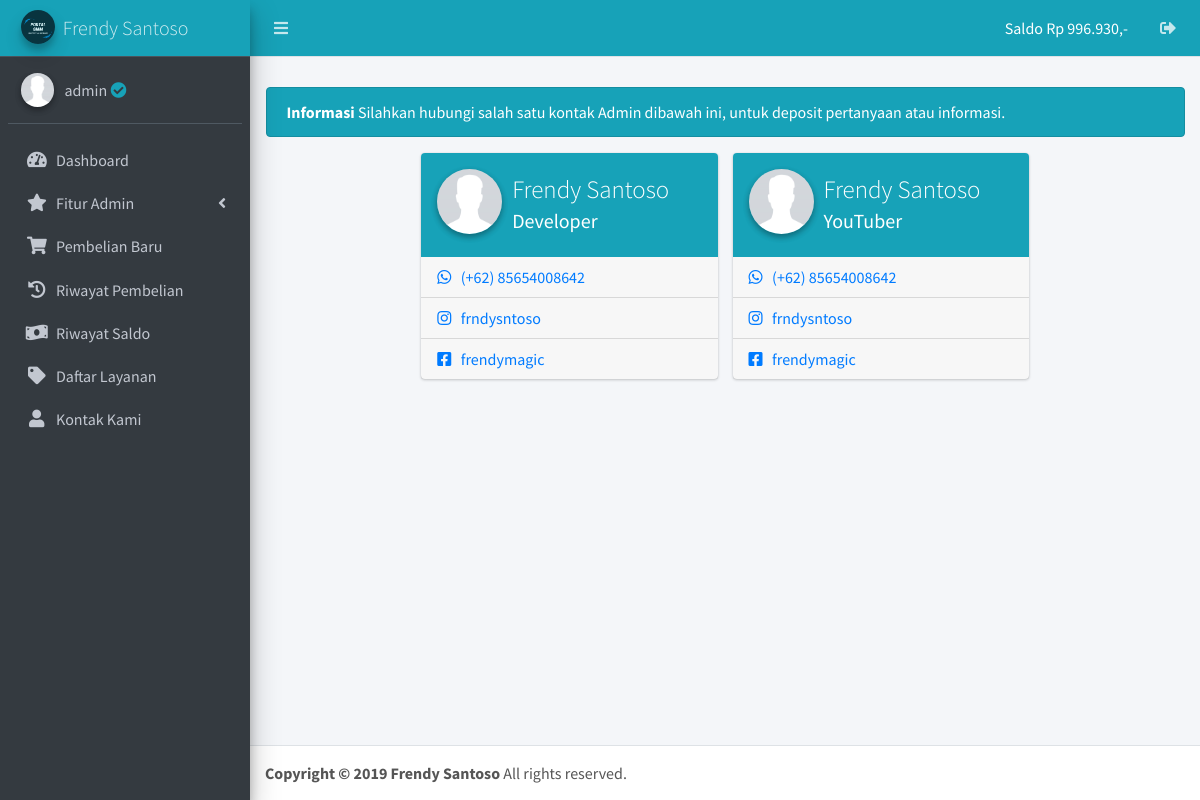
The app's page /kontak-kami/index.php (signed in) with its own data.
### tables this page shows
CREATE TABLE `user` (
  `id` int(11) NOT NULL,
  `username` varchar(50) NOT NULL,
  `password` varchar(250) NOT NULL,
  `level` varchar(50) NOT NULL,
  `saldo` bigint(20) NOT NULL,
  `saldo_terpakai` bigint(20) NOT NULL,
  `nohp` bigint(20) NOT NULL,
  `status` enum('On','Off') NOT NULL,
  `tgl_reg` varchar(30) NOT NULL
);

CREATE TABLE `kontak` (
  `id` int(11) NOT NULL,
  `nama` varchar(50) NOT NULL,
  `jabatan` varchar(50) NOT NULL,
  `whatsapp` varchar(30) NOT NULL,
  `instagram` varchar(30) NOT NULL,
  `facebook` varchar(30) NOT NULL
);

### include/data-panel.php (called while the page is built)
<?php
$judul = "Frendy Santoso";
?>

### kontak-kami/index.php (the view, shortened to what this page needs)
<?php
require '../include/function.php';
$username = $_SESSION['username'];
$qUser = mysqli_query($db, "SELECT * FROM user WHERE username = '$username'");
$fUser = mysqli_fetch_assoc($qUser);
?>
<!DOCTYPE html>
<html>
<head>
  <link rel="stylesheet" href="https://use.fontawesome.com/releases/v5.8.2/css/all.css">
  <link rel="stylesheet" href="https://code.ionicframework.com/ionicons/2.0.1/css/ionicons.min.css">
  <link rel="stylesheet" href="<?= $link; ?>/assets/dist/css/adminlte.min.css">
</head>
<body class="hold-transition sidebar-mini">
<div class="wrapper">
  <?php require '../include/header.php'; ?>
  <div class="content-wrapper">
    <section class="content" style="padding-top: 30px;">
      <div class="container-fluid">
        <div class="row justify-content-center">
          <div class="col-md-12">
            <div class="alert alert-info">
              <strong>Informasi</strong> Silahkan hubungi salah satu kontak Admin dibawah ini, untuk deposit pertanyaan atau informasi.
            </div>
          </div>
          <?php
          $query = mysqli_query($db, "SELECT * FROM kontak ORDER BY id ASC");
          while ($fetch = mysqli_fetch_assoc($query)) :
          ?>
          <div class="col-md-4">
            <div class="card card-widget widget-user-2">
              <div class="widget-user-header bg-info">
                <div class="widget-user-image">
                  <img class="img-circle elevation-2" src="<?= $link; ?>/assets/dist/img/profile.jpeg" alt="User Avatar">
                </div>
                <h3 class="widget-user-username"><?= $fetch['nama']; ?></h3>
                <h5 class="widget-user-desc"><?= $fetch['jabatan']; ?></h5>
              </div>
              <div class="card-footer p-0">
                <ul class="nav flex-column">
                  <?php kontak_list('wa', $fetch['id']) ?>
                  <?php kontak_list('ig', $fetch['id']) ?>
                  <?php kontak_list('fb', $fetch['id']) ?>
                </ul>
              </div>
            </div>
          </div>
          <?php endwhile; ?>
        </div>
      </div>
    </section>
  </div>
  <?php require '../include/footer.php'; ?>
</div>
</body>
</html>

### include/header.php (shortened to what this page needs)
<nav class="main-header navbar navbar-expand border-bottom navbar-dark navbar-info">
  <ul class="navbar-nav">
    <li class="nav-item">
      <a class="nav-link" data-widget="pushmenu" href="#"><i class="fas fa-bars"></i></a>
    </li>
  </ul>
  <ul class="navbar-nav ml-auto">
    <li class="nav-item">
      <a class="nav-link text-white" href="<?= $link; ?>/riwayat-saldo">
        Saldo Rp <?= number_format($fUser['saldo'],0,',','.'); ?>,-
      </a>
    </li>
    <li class="nav-item">
      <a class="nav-link" href="<?= $link; ?>/logout">
        <i class="fas fa-sign-out-alt"></i>
      </a>
    </li>
  </ul>
</nav>
<aside class="main-sidebar sidebar-dark-success elevation-4">
  <a href="<?= $link; ?>" class="brand-link navbar-info">
    <img src="<?= $link; ?>/assets/dist/img/portalsmm.png" alt="AdminLTE Logo" class="brand-image img-circle elevation-3"
         style="opacity: .8">
    <span class="brand-text font-weight-light"><?= $judul; ?></span>
  </a>
  <div class="sidebar">
    <div class="user-panel mt-3 pb-3 mb-3 d-flex">
      <div class="image">
        <img src="<?= $link; ?>/assets/dist/img/profile.jpeg" class="img-circle elevation-2" alt="User Image">
      </div>
      <div class="info">
        <a href="#" class="d-block"><?= $username; ?> <?php if ($fUser['level'] === "Admin"): ?><i class="fa fa-check-circle text-info"></i><?php endif ?></a>
      </div>
    </div>
    <nav class="mt-2">
      <ul class="nav nav-pills nav-sidebar flex-column" data-widget="treeview" role="menu" data-accordion="false">
        <li class="nav-item">
          <a href="<?= $link; ?>" class="nav-link">
            <i class="nav-icon fas fa-tachometer-alt"></i>
            <p>
              Dashboard
            </p>
          </a>
        </li>
        <?php if ($fUser['level'] === "Admin"): ?>
        <li class="nav-item has-treeview">
          <a href="#" class="nav-link">
            <i class="nav-icon fas fa-star"></i>
            <p>
              Fitur Admin
              <i class="right fas fa-angle-left"></i>
            </p>
          </a>
        </li>
        <?php endif ?>
        <li class="nav-item">
          <a href="<?= $link; ?>/pembelian-baru" class="nav-link">
            <i class="nav-icon fas fa-shopping-cart"></i>
            <p>
              Pembelian Baru
            </p>
          </a>
        </li>
        <li class="nav-item">
          <a href="<?= $link; ?>/riwayat-pembelian" class="nav-link">
            <i class="nav-icon fas fa-history"></i>
            <p>
              Riwayat Pembelian
            </p>
          </a>
        </li>
        <li class="nav-item">
          <a href="<?= $link; ?>/riwayat-saldo" class="nav-link">
            <i class="nav-icon fas fa-money-bill-wave"></i>
            <p>
              Riwayat Saldo
            </p>
          </a>
        </li>
        <li class="nav-item">
          <a href="<?= $link; ?>/daftar-layanan" class="nav-link">
            <i class="nav-icon fas fa-tag"></i>
            <p>
              Daftar Layanan
            </p>
          </a>
        </li>
        <li class="nav-item">
          <a href="<?= $link; ?>/kontak-kami" class="nav-link">
            <i class="nav-icon fa fa-user"></i>
            <p>
              Kontak Kami
            </p>
          </a>
        </li>
      </ul>
    </nav>
  </div>
</aside>

### include/function.php (shortened to what this page needs)
<?php
	$db = mysqli_connect('localhost', 'root', '', 'panel_sosmed');
	require 'data-panel.php';
	$link = "http://localhost/_11-november-2019/smm-free";
	function kontak_list($cari, $id) {
		  global $db;
		  $q = mysqli_query($db, "SELECT * FROM kontak WHERE id = '$id'");
		  $f = mysqli_fetch_assoc($q);
		  if ($cari === "wa") {
		    if (!empty($f['whatsapp'])) {
		      echo '<li class="nav-item">
		                    <a href="http://wa.me/62'.$f['whatsapp'].'" class="nav-link text-grey">
		                      <i class="fab fa-whatsapp"></i> &nbsp; (+62) '.$f['whatsapp'].'
		                    </a>
		                  </li>';
		    }
		  } else if ($cari === "ig") {
		    if (!empty($f['instagram'])) {
		      echo '<li class="nav-item">
		                    <a href="http://instagram.com/'.$f['instagram'].'" class="nav-link text-grey">
		                      <i class="fab fa-instagram"></i> &nbsp; '.$f['instagram'].'
		                    </a>
		                  </li>';
		    }
		  } else {
		    if (!empty($f['facebook'])) {
		      echo '<li class="nav-item">
		                    <a href="http://fb.com/'.$f['facebook'].'" class="nav-link text-grey">
		                      <i class="fab fa-facebook-square"></i> &nbsp; '.$f['facebook'].'
		                    </a>
		                  </li>';
		    }
		  }
		}
?>

### include/footer.php
<footer class="main-footer">
   	<strong>Copyright &copy; 2019 <?= $judul; ?></strong> All rights reserved.
 	</footer>

### records on screen
user: saldo "996.930"
kontak: nama "Frendy Santoso", jabatan "Developer", whatsapp "85654008642", instagram "frndysntoso", facebook "frendymagic"
kontak: nama "Frendy Santoso", jabatan "YouTuber", whatsapp "85654008642", instagram "frndysntoso", facebook "frendymagic"

### other values on screen
$judul "Frendy Santoso"
$username "admin"
